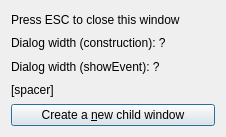
<?xml version="1.0" encoding="UTF-8"?>
<ui version="4.0">
 <class>QtTestHideAndShowMainDialog</class>
 <widget class="QDialog" name="QtTestHideAndShowMainDialog">
  <property name="geometry">
   <rect>
    <x>0</x>
    <y>0</y>
    <width>226</width>
    <height>137</height>
   </rect>
  </property>
  <property name="windowTitle">
   <string>Dialog</string>
  </property>
  <layout class="QVBoxLayout" name="verticalLayout">
   <item>
    <widget class="QLabel" name="label">
     <property name="text">
      <string>Press ESC to close this window</string>
     </property>
    </widget>
   </item>
   <item>
    <widget class="QLabel" name="label_width_constructor">
     <property name="text">
      <string>Dialog width (construction): ?</string>
     </property>
    </widget>
   </item>
   <item>
    <widget class="QLabel" name="label_width_showevent">
     <property name="text">
      <string>Dialog width (showEvent): ?</string>
     </property>
    </widget>
   </item>
   <item>
    <widget class="QLabel" name="label_spacer">
     <property name="text">
      <string>[spacer]</string>
     </property>
    </widget>
   </item>
   <item>
    <widget class="QPushButton" name="button">
     <property name="text">
      <string>Create a &amp;new child window</string>
     </property>
    </widget>
   </item>
  </layout>
 </widget>
 <resources/>
 <connections/>
</ui>
